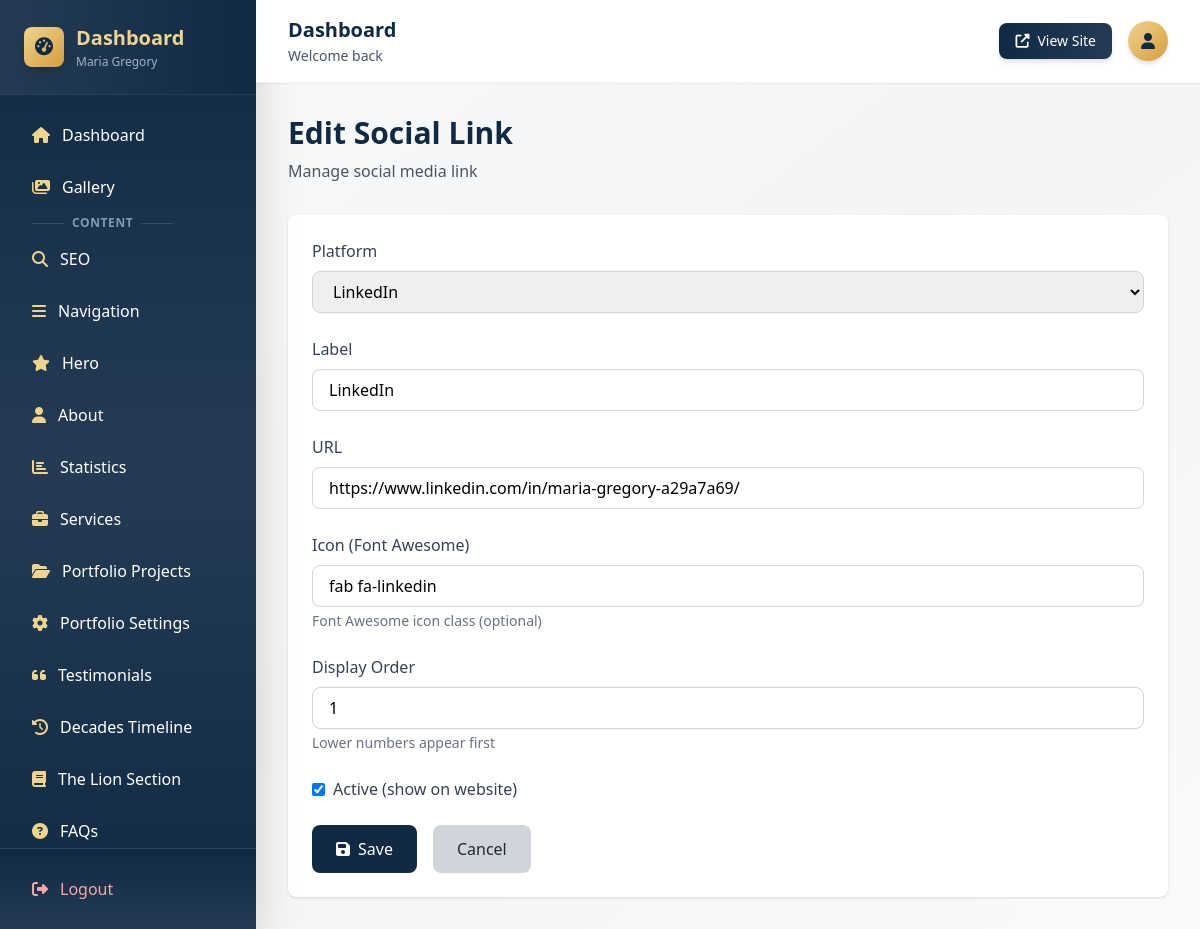
Screenshot of /dashboard/social-links/4/ (signed in) with the database file from the repository.
### myApp/models.py (models this page shows, shortened)
class SocialLink(models.Model):
    PLATFORM_CHOICES = [
        ('facebook', 'Facebook'),
        ('twitter', 'Twitter'),
        ('instagram', 'Instagram'),
        ('linkedin', 'LinkedIn'),
        ('youtube', 'YouTube'),
        ('pinterest', 'Pinterest'),
        ('other', 'Other'),
    ]
    platform = models.CharField(max_length=50, choices=PLATFORM_CHOICES, default='other')
    label = models.CharField(max_length=200)
    url = models.URLField(max_length=500)
    icon = models.CharField(max_length=100, blank=True)
    sort_order = models.IntegerField(default=0)
    is_active = models.BooleanField(default=True)
    created_at = models.DateTimeField(auto_now_add=True)
    class Meta:
        ordering = ['sort_order', 'id']
        verbose_name = "Social Link"
        verbose_name_plural = "Social Links"

### myApp/dashboard_views.py (the view, shortened to what this page needs)
# urls.py: path('social-links/<int:link_id>/', dashboard_views.social_link_edit, name='social_link_edit'),
@login_required
def social_link_edit(request, link_id=None):
    if link_id:
        link = get_object_or_404(SocialLink, id=link_id)
    else:
        link = SocialLink()
    context = {'link': link}
    return render(request, 'dashboard/social_link_edit.html', context)

### myApp/templates/dashboard/social_link_edit.html (shortened to what this page needs)
{% extends "dashboard/base.html" %}
{% block content %}
<div class="mb-8">
    <h1 class="text-3xl font-bold text-navy-900 mb-2">{% if link.id %}Edit{% else %}Add{% endif %} Social Link</h1>
    <p class="text-gray-600">Manage social media link</p>
</div>
<form method="post" class="bg-white rounded-lg shadow p-6">
    <div class="mb-6">
        <label class="block text-gray-700 font-medium mb-2">Platform</label>
        <select name="platform" class="w-full px-4 py-2 border border-gray-300 rounded-lg focus:ring-2 focus:ring-navy-500">
            <option value="linkedin" {% if link.platform == 'linkedin' %}selected{% endif %}>LinkedIn</option>
        </select>
    </div>
    <div class="mb-6">
        <label class="block text-gray-700 font-medium mb-2">Label</label>
        <input type="text" name="label" value="{{ link.label|default:'' }}" class="w-full px-4 py-2 border border-gray-300 rounded-lg focus:ring-2 focus:ring-navy-500" required placeholder="e.g., Follow us on Facebook">
    </div>
    <div class="mb-6">
        <label class="block text-gray-700 font-medium mb-2">URL</label>
        <input type="url" name="url" value="{{ link.url|default:'' }}" class="w-full px-4 py-2 border border-gray-300 rounded-lg focus:ring-2 focus:ring-navy-500" required placeholder="https://...">
    </div>
    <div class="mb-6">
        <label class="block text-gray-700 font-medium mb-2">Icon (Font Awesome)</label>
        <input type="text" name="icon" value="{{ link.icon|default:'' }}" class="w-full px-4 py-2 border border-gray-300 rounded-lg focus:ring-2 focus:ring-navy-500" placeholder="e.g., fab fa-facebook">
        <p class="text-sm text-gray-500 mt-1">Font Awesome icon class (optional)</p>
    </div>
    <div class="mb-6">
        <label class="block text-gray-700 font-medium mb-2">Display Order</label>
        <input type="number" name="sort_order" value="{{ link.sort_order|default:0 }}" class="w-full px-4 py-2 border border-gray-300 rounded-lg focus:ring-2 focus:ring-navy-500">
        <p class="text-sm text-gray-500 mt-1">Lower numbers appear first</p>
    </div>
    <div class="mb-6">
        <label class="flex items-center">
            <input type="checkbox" name="is_active" {% if link.is_active or not link.id %}checked{% endif %} class="mr-2">
            <span class="text-gray-700 font-medium">Active (show on website)</span>
        </label>
    </div>
    <div class="flex gap-4">
        <button type="submit" class="bg-navy-900 hover:bg-navy-800 text-white px-6 py-3 rounded-lg transition-colors">
            <i class="fas fa-save mr-2"></i>Save
        </button>
        <a href="{% url 'dashboard:social_links_list' %}" class="bg-gray-300 hover:bg-gray-400 text-gray-800 px-6 py-3 rounded-lg transition-colors">
            Cancel
        </a>
    </div>
</form>
{% endblock %}

### rows the page displays
SocialLink: platform "LinkedIn", label "LinkedIn", url "https://www.linkedin.com/in/maria-gregory-a29a7a69/", icon "fab fa-linkedin", sort_order "1", is_active "☑"
